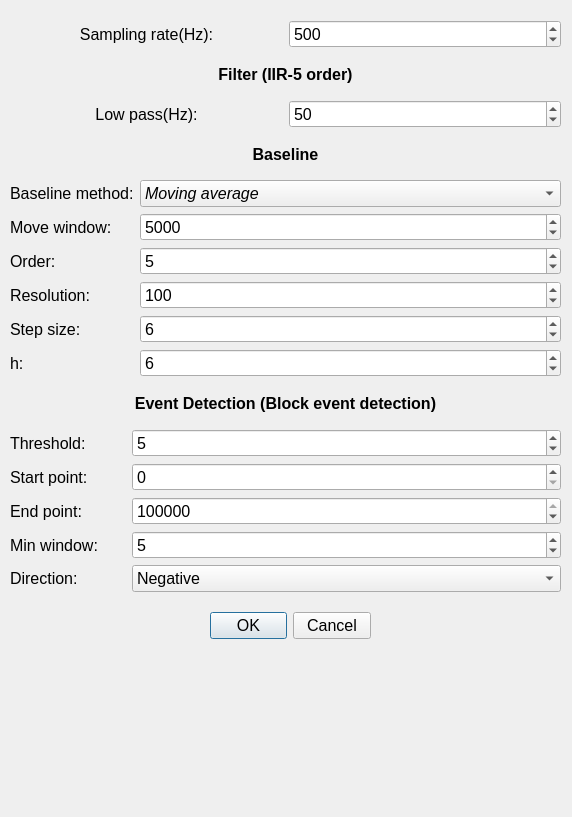
<?xml version="1.0" encoding="UTF-8"?>
<ui version="4.0">
 <class>configDialog</class>
 <widget class="QDialog" name="configDialog">
  <property name="geometry">
   <rect>
    <x>0</x>
    <y>0</y>
    <width>572</width>
    <height>817</height>
   </rect>
  </property>
  <property name="windowTitle">
   <string>Dialog</string>
  </property>
  <widget class="QDialogButtonBox" name="buttonBox">
   <property name="geometry">
    <rect>
     <x>210</x>
     <y>600</y>
     <width>161</width>
     <height>51</height>
    </rect>
   </property>
   <property name="font">
    <font>
     <family>Arial</family>
     <pointsize>12</pointsize>
    </font>
   </property>
   <property name="orientation">
    <enum>Qt::Horizontal</enum>
   </property>
   <property name="standardButtons">
    <set>QDialogButtonBox::Cancel|QDialogButtonBox::Ok</set>
   </property>
  </widget>
  <widget class="QWidget" name="verticalLayoutWidget">
   <property name="geometry">
    <rect>
     <x>10</x>
     <y>20</y>
     <width>551</width>
     <height>572</height>
    </rect>
   </property>
   <layout class="QVBoxLayout" name="verticalLayout">
    <item>
     <layout class="QHBoxLayout" name="horizontalLayout_5">
      <item>
       <widget class="QLabel" name="label">
        <property name="font">
         <font>
          <family>Arial</family>
          <pointsize>12</pointsize>
          <italic>false</italic>
         </font>
        </property>
        <property name="text">
         <string>Sampling rate(Hz):</string>
        </property>
        <property name="alignment">
         <set>Qt::AlignCenter</set>
        </property>
       </widget>
      </item>
      <item>
       <widget class="QSpinBox" name="spinBox">
        <property name="font">
         <font>
          <family>Arial</family>
          <pointsize>12</pointsize>
          <italic>false</italic>
         </font>
        </property>
        <property name="maximum">
         <number>5000</number>
        </property>
        <property name="value">
         <number>500</number>
        </property>
       </widget>
      </item>
     </layout>
    </item>
    <item>
     <widget class="QLabel" name="label_4">
      <property name="font">
       <font>
        <family>Arial</family>
        <pointsize>12</pointsize>
        <weight>75</weight>
        <italic>false</italic>
        <bold>true</bold>
       </font>
      </property>
      <property name="text">
       <string>Filter (IIR-5 order)</string>
      </property>
      <property name="alignment">
       <set>Qt::AlignCenter</set>
      </property>
     </widget>
    </item>
    <item>
     <layout class="QHBoxLayout" name="horizontalLayout_3">
      <item>
       <widget class="QLabel" name="label_5">
        <property name="font">
         <font>
          <family>Arial</family>
          <pointsize>12</pointsize>
          <italic>false</italic>
         </font>
        </property>
        <property name="text">
         <string>Low pass(Hz):</string>
        </property>
        <property name="alignment">
         <set>Qt::AlignCenter</set>
        </property>
       </widget>
      </item>
      <item>
       <widget class="QSpinBox" name="spinBox_2">
        <property name="font">
         <font>
          <family>Arial</family>
          <pointsize>12</pointsize>
          <italic>false</italic>
         </font>
        </property>
        <property name="maximum">
         <number>5000</number>
        </property>
        <property name="value">
         <number>50</number>
        </property>
       </widget>
      </item>
     </layout>
    </item>
    <item>
     <widget class="QLabel" name="label_7">
      <property name="font">
       <font>
        <family>Arial</family>
        <pointsize>12</pointsize>
        <weight>75</weight>
        <italic>false</italic>
        <bold>true</bold>
       </font>
      </property>
      <property name="text">
       <string>Baseline</string>
      </property>
      <property name="alignment">
       <set>Qt::AlignCenter</set>
      </property>
     </widget>
    </item>
    <item>
     <layout class="QFormLayout" name="formLayout">
      <item row="1" column="0">
       <widget class="QLabel" name="baselineMethodLabel">
        <property name="font">
         <font>
          <family>Arial</family>
          <pointsize>12</pointsize>
          <italic>false</italic>
         </font>
        </property>
        <property name="text">
         <string>Baseline method:</string>
        </property>
       </widget>
      </item>
      <item row="1" column="1">
       <widget class="QComboBox" name="baselineMethodComboBox">
        <property name="font">
         <font>
          <family>Arial</family>
          <pointsize>12</pointsize>
          <italic>true</italic>
         </font>
        </property>
        <item>
         <property name="text">
          <string>Moving average</string>
         </property>
        </item>
        <item>
         <property name="text">
          <string>Self Adapt</string>
         </property>
        </item>
        <item>
         <property name="text">
          <string>Polynomial fit</string>
         </property>
        </item>
        <item>
         <property name="text">
          <string>CUMSUM fit</string>
         </property>
        </item>
       </widget>
      </item>
      <item row="2" column="0">
       <widget class="QLabel" name="moveWindowLabel">
        <property name="font">
         <font>
          <family>Arial</family>
          <pointsize>12</pointsize>
          <italic>false</italic>
         </font>
        </property>
        <property name="text">
         <string>Move window:</string>
        </property>
       </widget>
      </item>
      <item row="2" column="1">
       <widget class="QSpinBox" name="moveWindowSpinBox">
        <property name="font">
         <font>
          <family>Arial</family>
          <pointsize>12</pointsize>
         </font>
        </property>
        <property name="maximum">
         <number>1000000000</number>
        </property>
        <property name="value">
         <number>5000</number>
        </property>
       </widget>
      </item>
      <item row="3" column="0">
       <widget class="QLabel" name="orderLabel">
        <property name="font">
         <font>
          <family>Arial</family>
          <pointsize>12</pointsize>
         </font>
        </property>
        <property name="text">
         <string>Order:</string>
        </property>
       </widget>
      </item>
      <item row="3" column="1">
       <widget class="QSpinBox" name="orderSpinBox">
        <property name="font">
         <font>
          <family>Arial</family>
          <pointsize>12</pointsize>
         </font>
        </property>
        <property name="value">
         <number>5</number>
        </property>
       </widget>
      </item>
      <item row="4" column="0">
       <widget class="QLabel" name="resolutionLabel">
        <property name="font">
         <font>
          <family>Arial</family>
          <pointsize>12</pointsize>
         </font>
        </property>
        <property name="text">
         <string>Resolution:</string>
        </property>
       </widget>
      </item>
      <item row="4" column="1">
       <widget class="QSpinBox" name="resolutionSpinBox">
        <property name="font">
         <font>
          <family>Arial</family>
          <pointsize>12</pointsize>
         </font>
        </property>
        <property name="maximum">
         <number>1000000000</number>
        </property>
        <property name="value">
         <number>100</number>
        </property>
       </widget>
      </item>
      <item row="5" column="0">
       <widget class="QLabel" name="stepSizeLabel">
        <property name="font">
         <font>
          <family>Arial</family>
          <pointsize>12</pointsize>
         </font>
        </property>
        <property name="text">
         <string>Step size:</string>
        </property>
       </widget>
      </item>
      <item row="5" column="1">
       <widget class="QSpinBox" name="stepSizeSpinBox">
        <property name="font">
         <font>
          <family>Arial</family>
          <pointsize>12</pointsize>
         </font>
        </property>
        <property name="value">
         <number>6</number>
        </property>
       </widget>
      </item>
      <item row="6" column="0">
       <widget class="QLabel" name="hLabel">
        <property name="font">
         <font>
          <family>Arial</family>
          <pointsize>12</pointsize>
         </font>
        </property>
        <property name="text">
         <string>h:</string>
        </property>
       </widget>
      </item>
      <item row="6" column="1">
       <widget class="QSpinBox" name="hSpinBox">
        <property name="font">
         <font>
          <family>Arial</family>
          <pointsize>12</pointsize>
         </font>
        </property>
        <property name="value">
         <number>6</number>
        </property>
       </widget>
      </item>
     </layout>
    </item>
    <item>
     <widget class="QLabel" name="label_6">
      <property name="font">
       <font>
        <family>Arial</family>
        <pointsize>12</pointsize>
        <weight>75</weight>
        <italic>false</italic>
        <bold>true</bold>
       </font>
      </property>
      <property name="text">
       <string>Event Detection (Block event detection)</string>
      </property>
      <property name="alignment">
       <set>Qt::AlignCenter</set>
      </property>
     </widget>
    </item>
    <item>
     <layout class="QFormLayout" name="formLayout_5">
      <item row="0" column="0">
       <widget class="QLabel" name="thresholdLabel">
        <property name="font">
         <font>
          <family>Arial</family>
          <pointsize>12</pointsize>
          <italic>false</italic>
         </font>
        </property>
        <property name="text">
         <string>Threshold:         </string>
        </property>
       </widget>
      </item>
      <item row="0" column="1">
       <widget class="QSpinBox" name="thresholdSpinBox">
        <property name="font">
         <font>
          <family>Arial</family>
          <pointsize>12</pointsize>
          <italic>false</italic>
         </font>
        </property>
        <property name="value">
         <number>5</number>
        </property>
       </widget>
      </item>
      <item row="1" column="0">
       <widget class="QLabel" name="startPointLabel">
        <property name="font">
         <font>
          <family>Arial</family>
          <pointsize>12</pointsize>
          <italic>false</italic>
         </font>
        </property>
        <property name="text">
         <string>Start point:</string>
        </property>
       </widget>
      </item>
      <item row="1" column="1">
       <widget class="QSpinBox" name="startPointSpinBox">
        <property name="font">
         <font>
          <family>Arial</family>
          <pointsize>12</pointsize>
          <italic>false</italic>
         </font>
        </property>
        <property name="maximum">
         <number>1000000000</number>
        </property>
       </widget>
      </item>
      <item row="2" column="0">
       <widget class="QLabel" name="endPointLabel">
        <property name="font">
         <font>
          <family>Arial</family>
          <pointsize>12</pointsize>
          <italic>false</italic>
         </font>
        </property>
        <property name="text">
         <string>End point:</string>
        </property>
       </widget>
      </item>
      <item row="2" column="1">
       <widget class="QSpinBox" name="endPointSpinBox">
        <property name="font">
         <font>
          <family>Arial</family>
          <pointsize>12</pointsize>
          <italic>false</italic>
         </font>
        </property>
        <property name="maximum">
         <number>1000000000</number>
        </property>
        <property name="value">
         <number>10000000</number>
        </property>
       </widget>
      </item>
      <item row="3" column="0">
       <widget class="QLabel" name="minWindowLabel">
        <property name="font">
         <font>
          <family>Arial</family>
          <pointsize>12</pointsize>
          <italic>false</italic>
         </font>
        </property>
        <property name="text">
         <string>Min window:</string>
        </property>
       </widget>
      </item>
      <item row="3" column="1">
       <widget class="QSpinBox" name="minWindowSpinBox">
        <property name="font">
         <font>
          <family>Arial</family>
          <pointsize>12</pointsize>
          <italic>false</italic>
         </font>
        </property>
        <property name="maximum">
         <number>1000000000</number>
        </property>
        <property name="value">
         <number>5</number>
        </property>
       </widget>
      </item>
      <item row="4" column="0">
       <widget class="QLabel" name="directionLabel">
        <property name="font">
         <font>
          <family>Arial</family>
          <pointsize>12</pointsize>
         </font>
        </property>
        <property name="text">
         <string>Direction:</string>
        </property>
       </widget>
      </item>
      <item row="4" column="1">
       <widget class="QComboBox" name="directionComboBox">
        <property name="font">
         <font>
          <family>Arial</family>
          <pointsize>12</pointsize>
         </font>
        </property>
        <item>
         <property name="text">
          <string>Negative</string>
         </property>
        </item>
        <item>
         <property name="text">
          <string>Positive</string>
         </property>
        </item>
       </widget>
      </item>
     </layout>
    </item>
   </layout>
  </widget>
 </widget>
 <resources/>
 <connections>
  <connection>
   <sender>buttonBox</sender>
   <signal>accepted()</signal>
   <receiver>configDialog</receiver>
   <slot>accept()</slot>
   <hints>
    <hint type="sourcelabel">
     <x>248</x>
     <y>254</y>
    </hint>
    <hint type="destinationlabel">
     <x>157</x>
     <y>274</y>
    </hint>
   </hints>
  </connection>
  <connection>
   <sender>buttonBox</sender>
   <signal>rejected()</signal>
   <receiver>configDialog</receiver>
   <slot>reject()</slot>
   <hints>
    <hint type="sourcelabel">
     <x>316</x>
     <y>260</y>
    </hint>
    <hint type="destinationlabel">
     <x>286</x>
     <y>274</y>
    </hint>
   </hints>
  </connection>
 </connections>
</ui>
